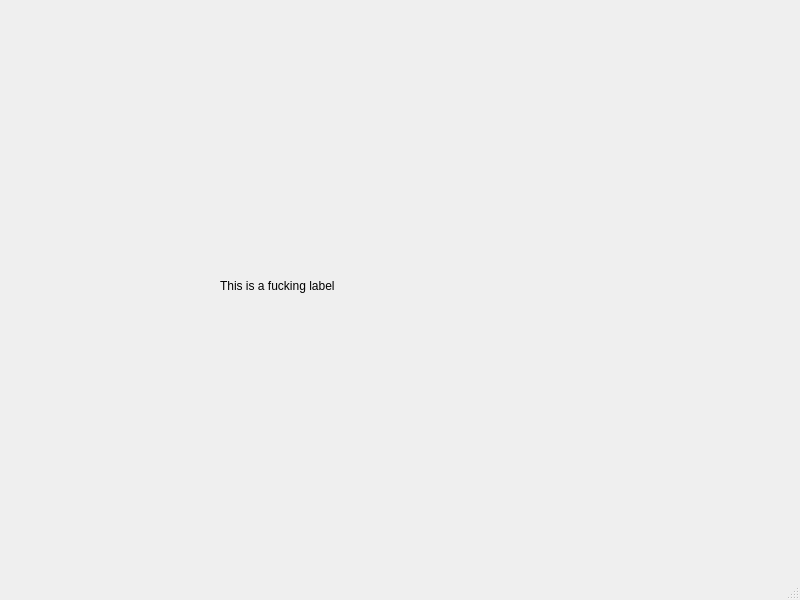
<?xml version="1.0" encoding="UTF-8"?>
<ui version="4.0">
 <class>MainWindow</class>
 <widget class="QMainWindow" name="MainWindow">
  <property name="geometry">
   <rect>
    <x>0</x>
    <y>0</y>
    <width>800</width>
    <height>600</height>
   </rect>
  </property>
  <property name="windowTitle">
   <string>MainWindow</string>
  </property>
  <widget class="QWidget" name="centralwidget">
   <widget class="QLabel" name="label">
    <property name="geometry">
     <rect>
      <x>220</x>
      <y>250</y>
      <width>181</width>
      <height>71</height>
     </rect>
    </property>
    <property name="text">
     <string>This is a fucking label</string>
    </property>
   </widget>
  </widget>
  <widget class="QMenuBar" name="menubar">
   <property name="geometry">
    <rect>
     <x>0</x>
     <y>0</y>
     <width>800</width>
     <height>22</height>
    </rect>
   </property>
  </widget>
  <widget class="QStatusBar" name="statusbar"/>
 </widget>
 <resources/>
 <connections/>
</ui>
